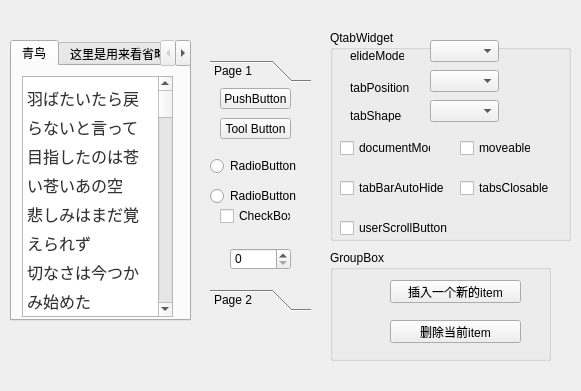
<?xml version="1.0" encoding="UTF-8"?>
<ui version="4.0">
 <class>ContainerWidget2</class>
 <widget class="QWidget" name="ContainerWidget2">
  <property name="windowTitle">
   <string>ContainerWidget2</string>
  </property>
  <widget class="QTabWidget" name="tabWidget">
   <property name="geometry">
    <rect>
     <x>10</x>
     <y>40</y>
     <width>181</width>
     <height>281</height>
    </rect>
   </property>
   <property name="currentIndex">
    <number>0</number>
   </property>
   <widget class="QWidget" name="tab">
    <attribute name="title">
     <string>青鸟</string>
    </attribute>
    <widget class="QTextEdit" name="textEdit">
     <property name="geometry">
      <rect>
       <x>10</x>
       <y>10</y>
       <width>151</width>
       <height>241</height>
      </rect>
     </property>
     <property name="html">
      <string>&lt;!DOCTYPE HTML PUBLIC &quot;-//W3C//DTD HTML 4.0//EN&quot; &quot;http://www.w3.org/TR/REC-html40/strict.dtd&quot;&gt;
&lt;html&gt;&lt;head&gt;&lt;meta name=&quot;qrichtext&quot; content=&quot;1&quot; /&gt;&lt;style type=&quot;text/css&quot;&gt;
p, li { white-space: pre-wrap; }
&lt;/style&gt;&lt;/head&gt;&lt;body style=&quot; font-family:'SimSun'; font-size:9pt; font-weight:400; font-style:normal;&quot;&gt;
&lt;p style=&quot; margin-top:10px; margin-bottom:10px; margin-left:0px; margin-right:0px; -qt-block-indent:0; text-indent:0px; line-height:29px; background-color:#ffffff;&quot;&gt;&lt;a name=&quot;best-content-1070300192&quot;&gt;&lt;/a&gt;&lt;span style=&quot; font-family:'PingFang SC,Lantinghei SC,Microsoft YaHei,arial,宋体,sans-serif,tahoma'; font-size:16px; color:#333333; background-color:#ffffff;&quot;&gt;羽&lt;/span&gt;&lt;span style=&quot; font-family:'PingFang SC,Lantinghei SC,Microsoft YaHei,arial,宋体,sans-serif,tahoma'; font-size:16px; color:#333333; background-color:#ffffff;&quot;&gt;ばたいたら戻らないと言って &lt;/span&gt;&lt;span style=&quot; font-family:'PingFang SC,Lantinghei SC,Microsoft YaHei,arial,宋体,sans-serif,tahoma'; font-size:16px; color:#333333;&quot;&gt;&lt;br /&gt;目指したのは苍い苍いあの空 &lt;br /&gt;悲しみはまだ覚えられず &lt;br /&gt;切なさは今つかみ始めた &lt;br /&gt;あなたへと抱くこの感情も &lt;br /&gt;今言叶に代わってく &lt;br /&gt;未知なる世界の梦から目覚めて &lt;br /&gt;この羽を広げ飞び立つ &lt;br /&gt;羽ばたいたら戻らないと言って &lt;br /&gt;目指したのは白い白いあの云 &lt;/span&gt;&lt;img src=&quot;https://gss0.bdstatic.com/70cFsjip0QIZ8tyhnq/img/iknow/qb/select-search.png&quot; /&gt;&lt;a name=&quot;selectsearch-icon&quot;&gt;&lt;/a&gt;&lt;span style=&quot; font-family:'PingFang SC,Lantinghei SC,Microsoft YaHei,arial,宋体,sans-serif,tahoma'; font-size:16px; color:#333333;&quot;&gt;&lt;br /&gt;&lt;/span&gt;&lt;span style=&quot; font-family:'PingFang SC,Lantinghei SC,Microsoft YaHei,arial,宋体,sans-serif,tahoma'; font-size:16px; color:#333333;&quot;&gt;突き抜けたら见つかると知って &lt;br /&gt;振り切るほど &lt;br /&gt;苍い苍いあの空 苍い苍いあの空 苍い苍いあの空 &lt;br /&gt;&lt;br /&gt;爱想尽きたよう音で &lt;br /&gt;锖びれた古い窓は壊れた &lt;br /&gt;见饱きたかごは &lt;br /&gt;ほら舍てていく 振り返ることはもうない &lt;br /&gt;高鸣る鼓动に 呼吸を预けて &lt;br /&gt;この窓をけって 飞び立って &lt;br /&gt;&lt;br /&gt;駆け出したら 手にできるといって &lt;br /&gt;いざなうのは 远い远いあの声 &lt;br /&gt;まぶしすぎた あなたの手も握って &lt;br /&gt;求めるほど 青い青いあの空 &lt;br /&gt;&lt;br /&gt;落ちていくと 分かっていた &lt;br /&gt;それでも 光を追い続けていくよ &lt;br /&gt;&lt;br /&gt;羽ばたいたら 戻らないといって &lt;br /&gt;探したのは 白い白いあの云 &lt;br /&gt;つきぬけたら 见つかると知って &lt;br /&gt;振り切るほど 青い青いあの空 &lt;br /&gt;青い青いあの空 &lt;br /&gt;青い青いあのそら&lt;/span&gt;&lt;/p&gt;&lt;/body&gt;&lt;/html&gt;</string>
     </property>
    </widget>
   </widget>
   <widget class="QWidget" name="tab_2">
    <attribute name="title">
     <string>这里是用来看省略模式的</string>
    </attribute>
   </widget>
  </widget>
  <widget class="QToolBox" name="toolBox">
   <property name="geometry">
    <rect>
     <x>210</x>
     <y>60</y>
     <width>101</width>
     <height>251</height>
    </rect>
   </property>
   <property name="currentIndex">
    <number>0</number>
   </property>
   <widget class="QWidget" name="page">
    <property name="geometry">
     <rect>
      <x>0</x>
      <y>0</y>
      <width>101</width>
      <height>199</height>
     </rect>
    </property>
    <attribute name="label">
     <string>Page 1</string>
    </attribute>
    <widget class="QPushButton" name="pushButton">
     <property name="geometry">
      <rect>
       <x>10</x>
       <y>0</y>
       <width>71</width>
       <height>21</height>
      </rect>
     </property>
     <property name="text">
      <string>PushButton</string>
     </property>
    </widget>
    <widget class="QRadioButton" name="radioButton">
     <property name="geometry">
      <rect>
       <x>0</x>
       <y>70</y>
       <width>89</width>
       <height>16</height>
      </rect>
     </property>
     <property name="text">
      <string>RadioButton</string>
     </property>
    </widget>
    <widget class="QRadioButton" name="radioButton_2">
     <property name="geometry">
      <rect>
       <x>0</x>
       <y>100</y>
       <width>89</width>
       <height>16</height>
      </rect>
     </property>
     <property name="text">
      <string>RadioButton</string>
     </property>
    </widget>
    <widget class="QCheckBox" name="check_flat">
     <property name="geometry">
      <rect>
       <x>10</x>
       <y>120</y>
       <width>71</width>
       <height>16</height>
      </rect>
     </property>
     <property name="text">
      <string>CheckBox</string>
     </property>
    </widget>
    <widget class="QSpinBox" name="spinBox">
     <property name="geometry">
      <rect>
       <x>20</x>
       <y>160</y>
       <width>61</width>
       <height>22</height>
      </rect>
     </property>
    </widget>
    <widget class="QToolButton" name="toolButton">
     <property name="geometry">
      <rect>
       <x>10</x>
       <y>30</y>
       <width>71</width>
       <height>21</height>
      </rect>
     </property>
     <property name="text">
      <string>Tool Button</string>
     </property>
    </widget>
   </widget>
   <widget class="QWidget" name="page_2">
    <property name="geometry">
     <rect>
      <x>0</x>
      <y>0</y>
      <width>101</width>
      <height>199</height>
     </rect>
    </property>
    <attribute name="label">
     <string>Page 2</string>
    </attribute>
   </widget>
  </widget>
  <widget class="QGroupBox" name="groupBox">
   <property name="geometry">
    <rect>
     <x>330</x>
     <y>30</y>
     <width>241</width>
     <height>211</height>
    </rect>
   </property>
   <property name="title">
    <string>QtabWidget</string>
   </property>
   <widget class="QComboBox" name="combo_elide">
    <property name="geometry">
     <rect>
      <x>100</x>
      <y>10</y>
      <width>69</width>
      <height>22</height>
     </rect>
    </property>
   </widget>
   <widget class="QComboBox" name="combo_tabposition">
    <property name="geometry">
     <rect>
      <x>100</x>
      <y>40</y>
      <width>69</width>
      <height>22</height>
     </rect>
    </property>
   </widget>
   <widget class="QComboBox" name="combo_tabshape">
    <property name="geometry">
     <rect>
      <x>100</x>
      <y>70</y>
      <width>69</width>
      <height>22</height>
     </rect>
    </property>
   </widget>
   <widget class="QCheckBox" name="check_document">
    <property name="geometry">
     <rect>
      <x>10</x>
      <y>110</y>
      <width>91</width>
      <height>16</height>
     </rect>
    </property>
    <property name="text">
     <string>documentMode</string>
    </property>
   </widget>
   <widget class="QCheckBox" name="check_moveable">
    <property name="geometry">
     <rect>
      <x>130</x>
      <y>110</y>
      <width>71</width>
      <height>16</height>
     </rect>
    </property>
    <property name="text">
     <string>moveable</string>
    </property>
   </widget>
   <widget class="QCheckBox" name="check_closable">
    <property name="geometry">
     <rect>
      <x>130</x>
      <y>150</y>
      <width>101</width>
      <height>16</height>
     </rect>
    </property>
    <property name="text">
     <string>tabsClosable</string>
    </property>
   </widget>
   <widget class="QCheckBox" name="check_autohide">
    <property name="geometry">
     <rect>
      <x>10</x>
      <y>150</y>
      <width>121</width>
      <height>16</height>
     </rect>
    </property>
    <property name="text">
     <string>tabBarAutoHide</string>
    </property>
   </widget>
   <widget class="QCheckBox" name="check_scrollBtns">
    <property name="geometry">
     <rect>
      <x>10</x>
      <y>190</y>
      <width>151</width>
      <height>16</height>
     </rect>
    </property>
    <property name="text">
     <string>userScrollButton</string>
    </property>
   </widget>
   <widget class="QLabel" name="label">
    <property name="geometry">
     <rect>
      <x>20</x>
      <y>20</y>
      <width>54</width>
      <height>12</height>
     </rect>
    </property>
    <property name="text">
     <string>elideModel</string>
    </property>
   </widget>
   <widget class="QLabel" name="label_2">
    <property name="geometry">
     <rect>
      <x>20</x>
      <y>50</y>
      <width>71</width>
      <height>16</height>
     </rect>
    </property>
    <property name="text">
     <string>tabPosition</string>
    </property>
   </widget>
   <widget class="QLabel" name="label_3">
    <property name="geometry">
     <rect>
      <x>20</x>
      <y>80</y>
      <width>54</width>
      <height>12</height>
     </rect>
    </property>
    <property name="text">
     <string>tabShape</string>
    </property>
   </widget>
  </widget>
  <widget class="QGroupBox" name="groupBox_2">
   <property name="geometry">
    <rect>
     <x>330</x>
     <y>250</y>
     <width>221</width>
     <height>111</height>
    </rect>
   </property>
   <property name="title">
    <string>GroupBox</string>
   </property>
   <widget class="QPushButton" name="btn_addItem">
    <property name="geometry">
     <rect>
      <x>60</x>
      <y>30</y>
      <width>131</width>
      <height>23</height>
     </rect>
    </property>
    <property name="text">
     <string>插入一个新的item</string>
    </property>
   </widget>
   <widget class="QPushButton" name="btn_delItem">
    <property name="geometry">
     <rect>
      <x>60</x>
      <y>70</y>
      <width>131</width>
      <height>23</height>
     </rect>
    </property>
    <property name="text">
     <string>删除当前item</string>
    </property>
   </widget>
  </widget>
 </widget>
 <layoutdefault spacing="6" margin="11"/>
 <resources/>
 <connections/>
</ui>
